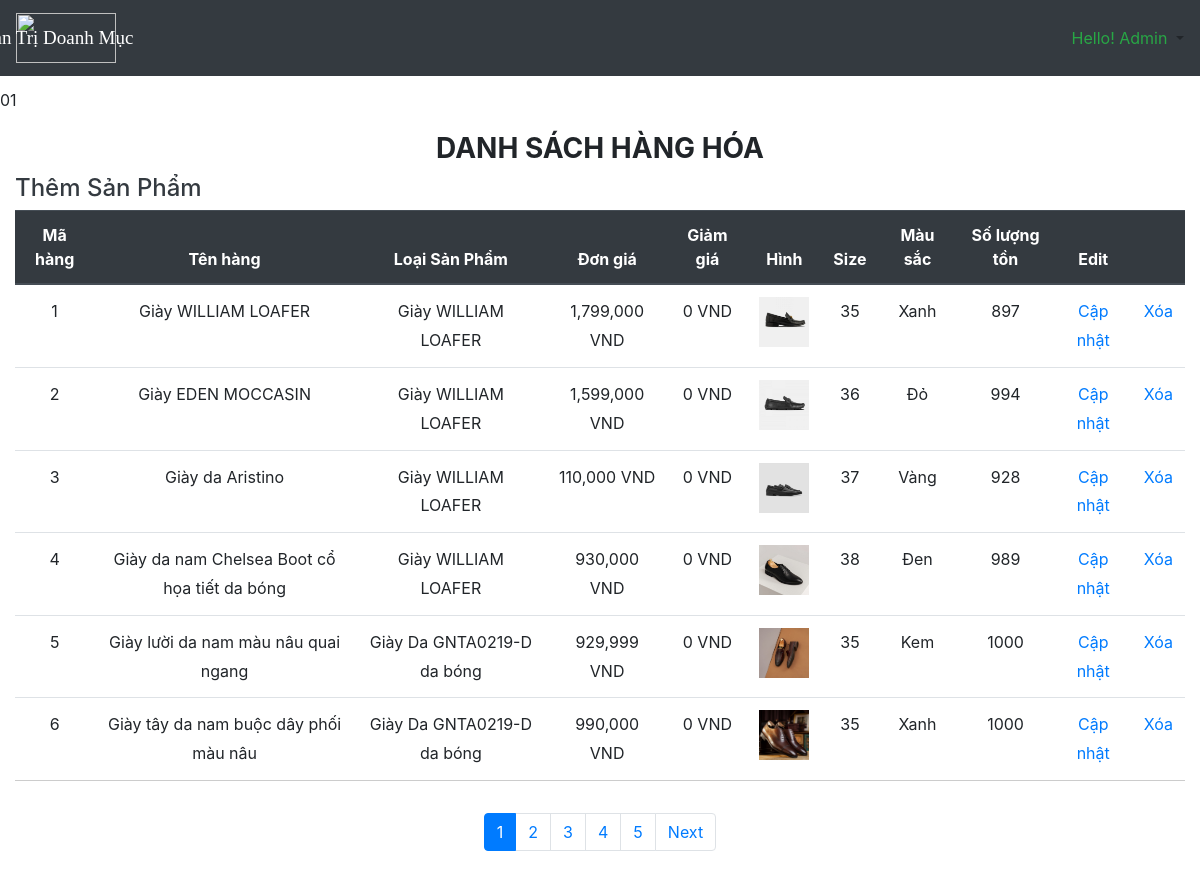
/vi-vn/index.php?act=sanpham_admin (signed in), run on the app's committed database.
### tables this page shows
CREATE TABLE `sanpham` (
  `id` int(11) NOT NULL,
  `tensp` varchar(50) DEFAULT NULL,
  `gia` int(11) DEFAULT NULL,
  `mota` varchar(300) DEFAULT NULL,
  `img` varchar(50) DEFAULT NULL,
  `giamgia` float DEFAULT NULL,
  `nhomsp` varchar(50) DEFAULT NULL,
  `size` int(11) DEFAULT NULL,
  `mausac` varchar(10) DEFAULT NULL,
  `slton` int(11) DEFAULT NULL,
  `id_loai` int(11) DEFAULT NULL
);

CREATE TABLE `loai` (
  `MaLoai` int(11) NOT NULL,
  `TenLoai` varchar(100) NOT NULL,
  `id_danhmuc` int(11) DEFAULT NULL
);

### vi-vn/Model/page.php (called while the page is built)
<?php
        class page{
            function getTotalPage($count,$limit){
                $page=$count%$limit?ceil($count/$limit):$count/$limit;
                return $page;
            }
            function getStart($currentPage,$limit){
                if(!isset($_GET['page']) || $currentPage==1){
                    $start=0;
                }else{
                    $start=($currentPage-1)*$limit;
                }
                return $start;
            }
        }
?>

### vi-vn/Model/connect.php (called while the page is built, shortened)
<?php
    class connect{
        var $db=null;
        public function __construct(){
            $dsn="mysql:host=localhost;dbname=sitebanhang";
            $user="root";
            $pass="";
            try{
                $this->db= new PDO($dsn,$user,$pass,array(PDO::MYSQL_ATTR_INIT_COMMAND=>"SET NAMES utf8"));
            }catch(\Throwable $th){
                echo "That Bai";
            }
        }
        public function getlist($select){
          return $result=$this->db->query($select);
        }
        public function getctsp($select){
            return $result=$this->db->query($select);
        }
    }
?>

### vi-vn/Model/sanpham_admin.php (called while the page is built, shortened)
<?php
class sanpham_admin{
    public function getAllSpLimit($start,$limit){
        $db = new connect();
        $select ="SELECT * from sanpham limit $start,$limit";
        return $db->getList($select);
    }
    public function getAllSp(){
        $db = new connect();
        $select ="SELECT * from sanpham ";
        return $db->getList($select);
    }
    public function getNameLoai($idloai){
        $db= new connect();
        $select="select TenLoai from loai where MaLoai=$idloai";
        $kq= $db->getctsp($select);
        return $kq->fetch();
    }
}
?>

### vi-vn/View/Admin/hanghoa.php (the view, shortened to what this page needs)
<?php
 $db = new sanpham_admin();
$count = $db->getAllSp()->rowCount();
$limit=6;
$pg = new page();
$page = $pg->getTotalPage($count,$limit);
$currentPage=isset($_GET['page'])?$_GET['page']:1;
$start=$pg->getStart($currentPage,$limit);
echo $start;
echo $currentPage;
?>
<div class="container-fluid" style="margin-top:20px">
    <div class="col-12 text-center ">
<h3><b>DANH SÁCH HÀNG HÓA</b></h3>
    </div>
<div class="row col-12" >
<a href="index.php?act=sanpham_admin&action=them&type=them" class="text-dark"><h4>Thêm Sản Phẩm</h4></a>
</div>
<div class="row" style="margin:0">
<table class="table table-hover table text-center">
    <thead class="thead-dark">
      <tr>
        <th>Mã hàng</th>
        <th>Tên hàng</th>
        <th>Loại Sản Phẩm</th>
        <th>Đơn giá</th>
        <th>Giảm giá</th>
        <th>Hình</th>
        <th>Size</th>
        <th>Màu sắc</th>
        <th>Số lượng tồn</th>
        <th>Edit</th>
        <th></th>
      </tr>
    </thead>
    <tbody>
    <?php
      $kq= $db->getAllSpLimit($start,$limit);
      while($row=$kq->fetch()):
    ?>
      <tr>
        <td><?php echo $row['id'] ?></td>
        <td><?php echo $row['tensp'] ?></td>
        <td><?php
       $set=$db->getNameLoai($row['id_loai']);
       echo $set['TenLoai'];
        ?></td>
        <td><?php echo number_format($row['gia'])?> VND</td>
        <td><?php echo number_format($row['giamgia'])?> VND</td>
        <td><img width="50px" height="50px" src="./View/Anh/<?php echo $row['img'] ?>"/></td>
        <td><?php echo $row['size'] ?></td>
        <td><?php echo $row['mausac'] ?></td>
        <td><?php echo $row['slton'] ?></td>
        <td><a href="index.php?act=sanpham_admin&&action=capnhat&type=capnhat&id=<?php echo $row['id'] ?>">Cập nhật</a></td>
        <td><a href="index.php?act=sanpham_admin&action=xoa&id=<?php echo $row['id']?>">Xóa</a></td>
      </tr>
     <?php endwhile; ?>
    </tbody>
  </table>
</div>
</div>
<nav aria-label="Page navigation example">
  <ul class="pagination d-flex justify-content-center mt-3 mb-5">
    <?php
        for($i=1;$i<=$page;$i++):
     ?>
        <?php
        if($i!=$currentPage){
        ?>
         <?php
        if($i>$currentPage-5&&$i<$currentPage+5){
     ?>
    <li class="page-item"><a class="page-link" href="index.php?act=sanpham_admin&page=<?php echo $i;?>"><?php echo $i; ?></a></li>
    <?php };?>
    <?php
        }else{
    ?>
    <li class="page-item active"><a class="page-link" href="index.php?act=sanpham_admin&page=<?php echo $i;?>"><?php echo $i; ?></a></li>
    <?php }?>
    <?php endfor?>
    <?php
        if($currentPage<$page):
    ?>
    <li class="page-item"><a class="page-link" href="index.php?act=sanpham_admin&page=<?php echo $currentPage+1?>">Next</a></li>
            <?php  endif;?>
  </ul>
</nav>

### vi-vn/View/Chitiet_sanpham/ctsp.css (style rules this page uses)
tr { border-bottom: 1px solid #ccc; }
td { line-height:1.8; }

### data on the page
sanpham: id "1", tensp "Giày WILLIAM LOAFER", id_loai.TenLoai "Giày WILLIAM LOAFER", gia "1,799,000", giamgia "0", img (picture), size "35", mausac "Xanh", slton "897"
sanpham: id "2", tensp "Giày EDEN MOCCASIN", id_loai.TenLoai "Giày WILLIAM LOAFER", gia "1,599,000", giamgia "0", img (picture), size "36", mausac "Đỏ", slton "994"
sanpham: id "3", tensp "Giày da Aristino", id_loai.TenLoai "Giày WILLIAM LOAFER", gia "110,000", giamgia "0", img (picture), size "37", mausac "Vàng", slton "928"
sanpham: id "4", tensp "Giày da nam Chelsea Boot cổ họa tiết da bóng", id_loai.TenLoai "Giày WILLIAM LOAFER", gia "930,000", giamgia "0", img (picture), size "38", mausac "Đen", slton "989"
sanpham: id "5", tensp "Giày lười da nam màu nâu quai ngang", id_loai.TenLoai "Giày Da GNTA0219-D da bóng", gia "929,999", giamgia "0", img (picture), size "35", mausac "Kem", slton "1000"
sanpham: id "6", tensp "Giày tây da nam buộc dây phối màu nâu", id_loai.TenLoai "Giày Da GNTA0219-D da bóng", gia "990,000", giamgia "0", img (picture), size "35", mausac "Xanh", slton "1000"

### other printed values
$_SESSION['admin_name'] "Admin"
$start "0"
$currentPage "1"
